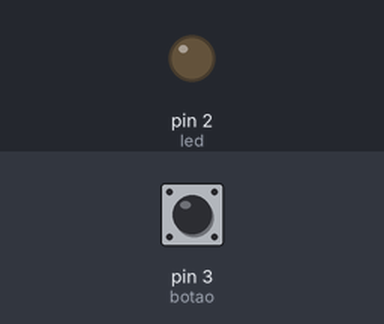
The sketch below on a simulated Arduino Uno, built with avr-gcc and run on an emulated ATmega328P. On the bench: output pins drawn as LEDs (lit = HIGH). Inputs (shaded band) come from the test bench; at power-on: pin 3 (botao) LOW.

Above: at 1.2 s.
1.3 s: pin 3 (botao) pulled HIGH for 3.2 s
At 5.7 s:
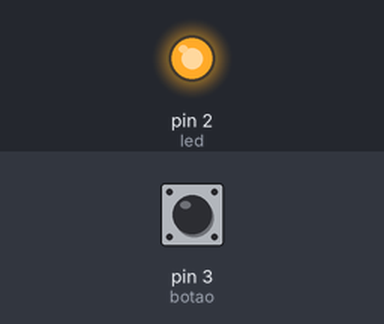
6.3 s: pin 3 (botao) pulled HIGH for 0.15 s
At 7.2 s:
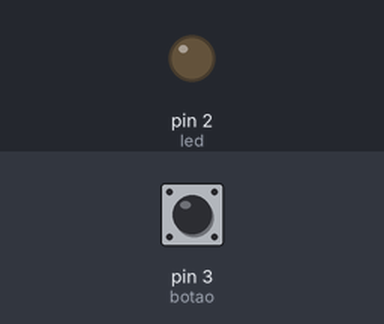
Timing chart, 0 to 9.3 s (numbered marks = the images above; inputs shaded):
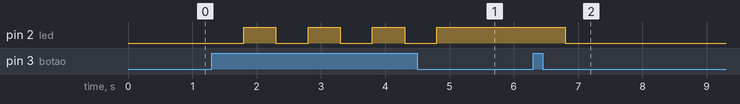

The sketch:

BotaoIntermitente.ino
```cpp
// Projeto: Mudança de estado do LED regulado por um botão
// Desenvolvido por Santiago Fleitas

int led = 2; // Pino 2
int botao = 3; // Pino 3
int pressionado = 0; // Estado do botão
int ligado = 0; //Variavel de Alternancia do Estado do LED, será 0 ou 1

void setup() {
  // put your setup code here, to run once:
  pinMode(led, OUTPUT); // LED é saída de informação
  pinMode(botao, INPUT); // BOTÃO é entrada de informação
}

void loop() {
  // put your main code here, to run repeatedly:
  pressionado = digitalRead(botao);
  if (pressionado == HIGH) { //Se o botão for pressionado, LIGADO
    delay(500); //Tempo para o Arduino entender o sinal

    switch (ligado) { //Alternar os estados do LED
      case 0: // Caso 0: o LED vai ligar, quando o BOTÃO for APERTADO
        digitalWrite(led, HIGH); //LED vai LIGAR
        ligado = 1;
        break;
      case 1: // Caso 1: o LED vai desligar, quando o BOTÃO for APERTADO
        digitalWrite(led, LOW); //LED vai DESLIGAR
        ligado = 0;
        break;
    }
  }
}
```

Measured:
- after the input at 1.3 s, pin 2 (led): alternates HIGH for 0.50 s and LOW for 0.50 s, 7 changes in all, then stays HIGH, starting after 0.50 s
- after the input at 6.3 s, pin 2 (led): HIGH → LOW after 0.50 s
